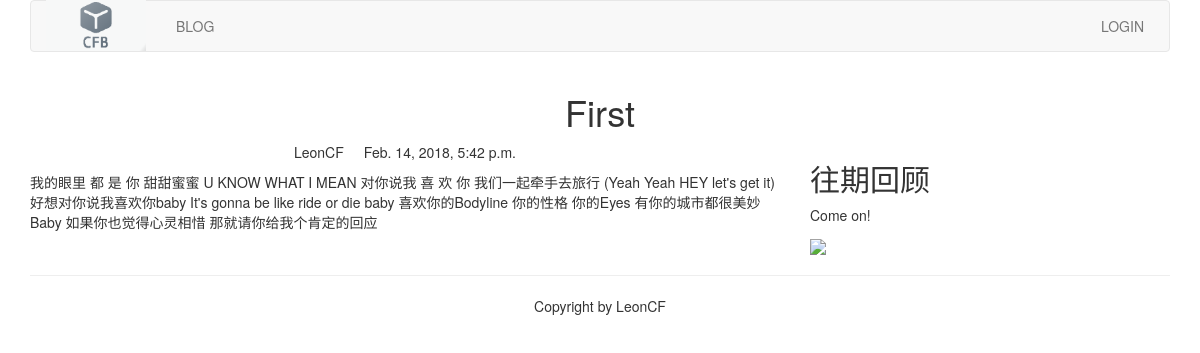
Page /blog/1/ on the committed database.
### blog/models.py (models this page shows, shortened)
class BlogArticles(models.Model):
	title=models.CharField(max_length=300)
	author=models.ForeignKey(User,related_name="blog_posts")
	body=models.TextField()
	publish=models.DateTimeField(default=timezone.now)
	class Meta:
		ordering=("-publish",)

### blog/views.py (the view)
# urls.py: url(r'(?P<article_id>\d)/$',views.blog_article,name="blog_detail"),
def blog_article(request,article_id):
	article=get_object_or_404(BlogArticles,id=article_id)
	pub=article.publish
	return render(request,"blog/content.html",{"article":article,"publish":pub})

### templates/blog/content.html (shortened to what this page needs)
{% extends "base.html" %}
{% load static %}
{% block content %}
<div class="row text-center vertical-middle-sm">
	<h1>{{article.title}}</h1>
</div>
<div class="row">
	<div class="col-xs-12 col-md-8">
		<p class="text-center"><span>{{article.author.username}}</span><span style="margin-left: 20px">{{publish}}</span></p>
		<div>{{article.body}}</div>
	</div>
	<div class="col-xs-6 col-md-4">
		<h2>往期回顾</h2>
		<p>Come on!</p>
		<img width="200px" src="{% static '/images/book.jpg' %}">
	</div>
</div>
{% endblock %}

### rows in the picture
BlogArticles: title "First", author.username "LeonCF", publish "Feb. 14, 2018, 5:42 p.m.", body "我的眼里 都 是 你 甜甜蜜蜜 U KNOW WHAT I MEAN 对你说我 喜 欢 你 我们一起牵手去旅行 (Yeah Yeah HEY let's get it) 好想对你说我喜欢你baby It's gonna be like ride or die baby 喜欢你的Bodyline 你的性格 你的Eyes 有你的城市都很美妙Baby 如果你也觉得心灵相惜 那就请你给我个肯定的回应"
